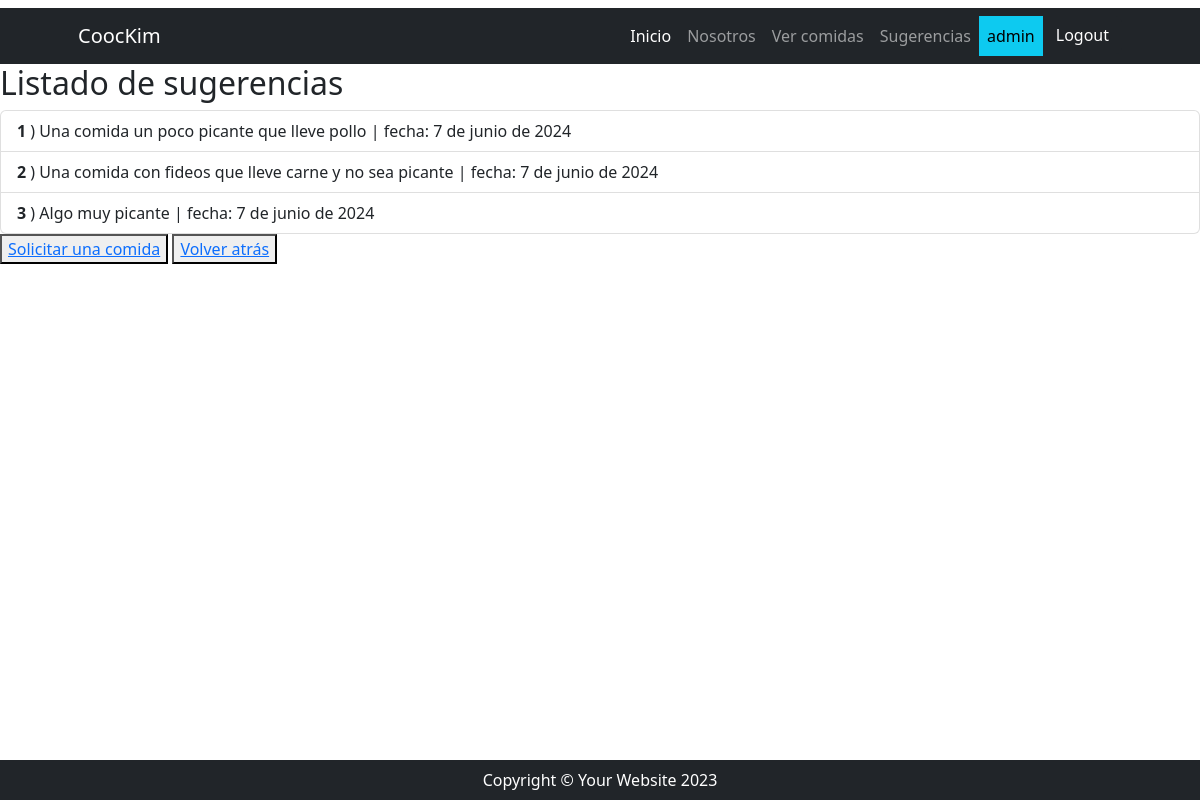
Screenshot of /comidas/comidas/sugerencias (signed in) with the database file from the repository.
### recetas/models.py (models this page shows, shortened)
class Ver_sugerencias(models.Model):
    pedido = models.CharField(max_length=500)
    fecha = models.DateField(default=datetime.date.today)
    numero = models.AutoField(primary_key=True)

### recetas/views.py (the view)
# urls.py: path("comidas/sugerencias", Ver_sugerenciasList.as_view(), name= "lista_sugerencias"),
class Ver_sugerenciasList(ListView):
    model = Ver_sugerencias
    template_name = "recetas/lista_sugerencias.html"
    context_object_name = "sugerencias"

### recetas/templates/recetas/lista_sugerencias.html (shortened to what this page needs)
{% extends 'core/base.html' %}
{% block contenido %}
<h1 class="h2">Listado de sugerencias</h1>
<ul class="list-group">
  {% for sugerencia in sugerencias %}
    <li class="list-group-item">
      <span class="fw-bold">{{ sugerencia.numero }}</span> )  {{ sugerencia.pedido }} | fecha: {{ sugerencia.fecha }}
    </li>
  {% endfor %}
</ul>
    <button><a href="{% url 'recetas:agregar_sugerencias' %}">Solicitar una comida</a></button>
    <button><a href="{% url 'core:index' %}">Volver atrás</a></button>
{% endblock contenido %}

### core/templates/core/components/navbar.html (shortened to what this page needs)
 <nav class="navbar navbar-expand-lg navbar-dark bg-dark">
    <div class="container px-5">
        <a class="navbar-brand" href="#!">CoocKim</a>
        <div class="collapse navbar-collapse" id="navbarSupportedContent">
            <ul class="navbar-nav ms-auto mb-2 mb-lg-0">
                <li class="nav-item">
                    <a class="nav-link active"
                       aria-current="page"
                       href="{% url 'core:index' %}">Inicio</a>
                </li>
                <li class="nav-item">
                    <a class="nav-link" href="{% url 'recetas:nosotros' %}">Nosotros</a>
                </li>
                {% if user.is_authenticated %}
                <li class="nav-item">
                    <a class="nav-link" href="{% url 'recetas:index' %}">Ver comidas</a>
                </li>
                <li class="nav-item">
                    <a class="nav-link" href="{% url 'recetas:lista_sugerencias' %}">Sugerencias</a>
                </li>
                <li class="nav-item">
                    <a class="nav-link text-bg-info"> {{ user.username }} </a>
                </li>
                <li class="nav-item">
                    <form action="{% url 'core:logout' %}" method="post">
                        <button type="submit" class="btn btn-dark">Logout</button>
                    </form>
                </li>
                {% endif %}
            </ul>
        </div>
    </div>
</nav>

### rows the page displays
Ver_sugerencias: numero "1", pedido "Una comida un poco picante que lleve pollo", fecha "7 de junio de 2024"
Ver_sugerencias: numero "2", pedido "Una comida con fideos que lleve carne y no sea picante", fecha "7 de junio de 2024"
Ver_sugerencias: numero "3", pedido "Algo muy picante", fecha "7 de junio de 2024"

### other values shown
{{ user.username }} "admin"
